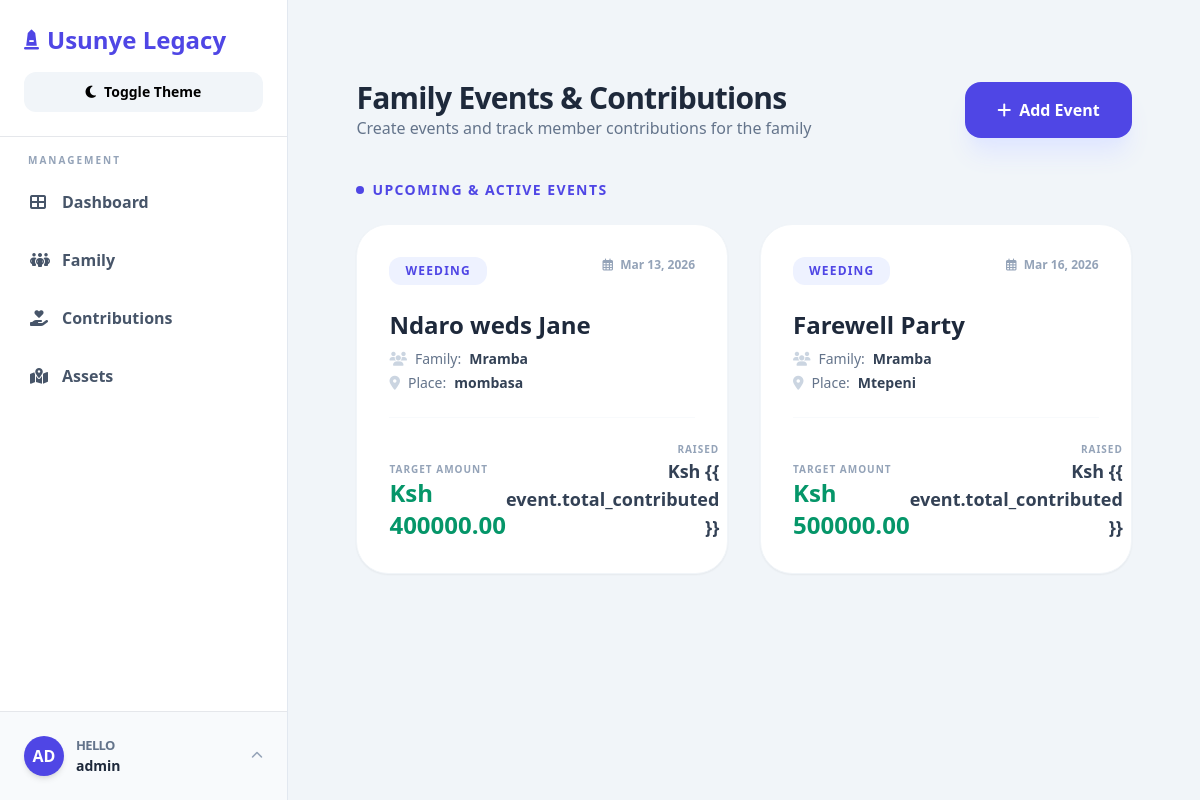
/event/ (signed in), run on an earlier commit of the app's database.
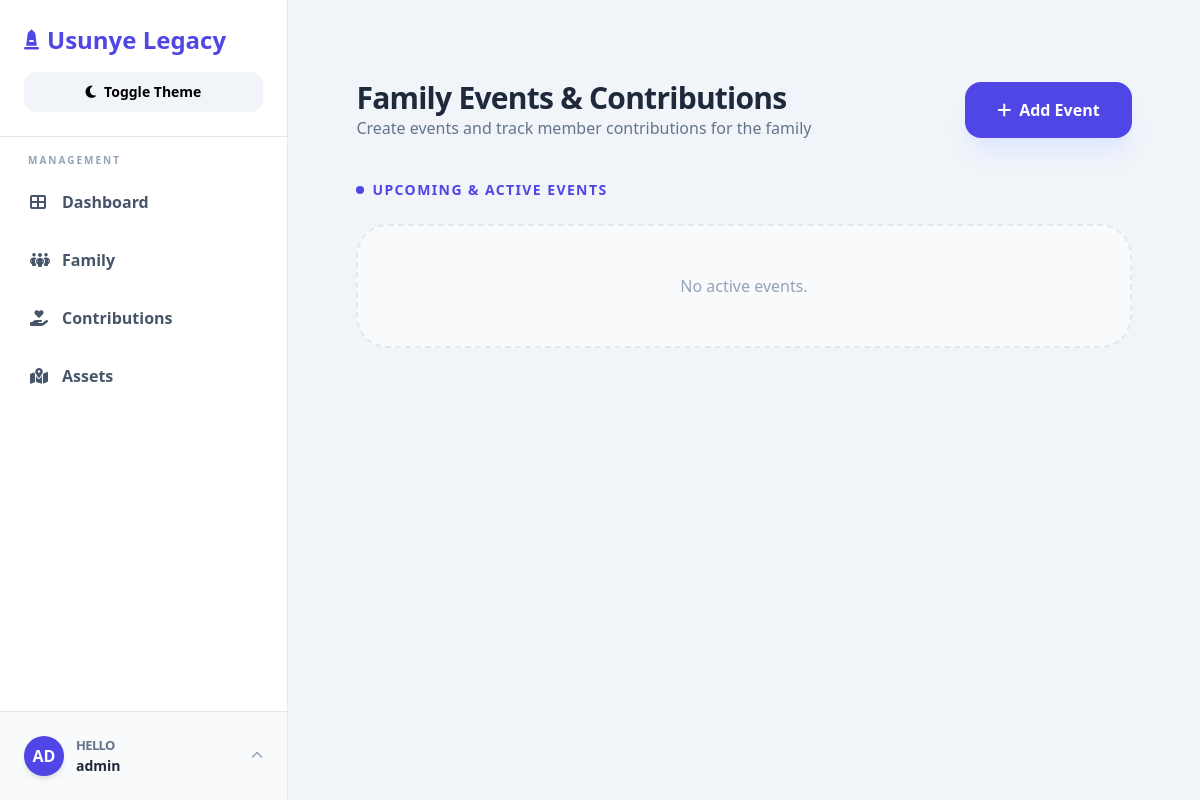
And on a later commit of the database.
### lineage/models.py (models this page shows, shortened)
class Event(models.Model):
    title = models.CharField(max_length=200)
    type = models.ForeignKey(EventType, on_delete=models.SET_NULL, null=True)
    family_name = models.CharField(max_length=200)
    location = models.CharField(max_length=200)
    date = models.DateField()
    goal_amount = models.DecimalField(max_digits=12, decimal_places=2)
    is_active = models.BooleanField(default=True)

class EventType(models.Model):
    name = models.CharField(max_length=100, unique=True)
    def __str__(self):
        return self.name

### lineage/views.py (the view)
# urls.py: path("event/", views.event_list, name="event_list"),
@login_required(login_url="login")
def event_list(request):
    event_form = EventForm()
    events = Event.objects.filter(is_active=True).order_by("date")
    archived_events = Event.objects.filter(is_active=False).order_by("-date")
    return render(
        request,
        "lineage/contributions.html",
        {
            "event_form": event_form,
            "events": events,
            "archived_events": archived_events,
        },
    )

### lineage/templates/lineage/contributions.html (shortened to what the changed rows need)
{% extends 'lineage/base.html' %}
{% block content %}
<div
    class="animate__animated animate__fadeIn space-y-10 max-w-[95%] mx-auto [&_input[type=number]]:[appearance:textfield] [&_input[type=number]::-webkit-outer-spin-button]:appearance-none [&_input[type=number]::-webkit-inner-spin-button]:appearance-none">
    <div class="flex flex-col md:flex-row md:items-center justify-between gap-4">
        <div>
            <h2 class="text-3xl font-black text-slate-800 dark:text-slate-200 tracking-tight">Family Events &
                Contributions</h2>
        </div>
    </div>
    <div>
        <div class="grid grid-cols-1 md:grid-cols-2 xl:grid-cols-3 gap-8">
            {% for event in events %}
            <div class="bg-white dark:bg-slate-900 rounded-[2rem] border border-slate-100 dark:border-slate-700 shadow-sm hover:shadow-2xl hover:-translate-y-1 transition-all duration-300 cursor-pointer group"
                onclick="openEvent('{{ event.id }}')">
                <div class="p-8 space-y-6">
                    <div class="flex justify-between items-start">
                        <span
                            class="px-4 py-1.5 rounded-xl text-xs font-black uppercase tracking-widest
                            {% if event.type == 'Wedding' %}bg-pink-50 text-pink-600 dark:bg-pink-800/20 dark:text-pink-400
                            {% elif event.type == 'Party' %}bg-amber-50 text-amber-600 dark:bg-amber-800/20 dark:text-amber-400
                            {% elif event.type == 'Funeral' %}bg-slate-100 text-slate-700 dark:bg-slate-800/20 dark:text-slate-300
                            {% else %}bg-indigo-50 text-indigo-600 dark:bg-indigo-800/20 dark:text-indigo-400{% endif %}">
                            {{ event.type }}
                        </span>
                        <span class="text-xs font-bold text-slate-400 dark:text-slate-300"><i
                                class="far fa-calendar-alt mr-1"></i> {{ event.date|date:"M d, Y" }}</span>
                    </div>
                    <div>
                        <h3
                            class="text-2xl font-black text-slate-800 dark:text-slate-200 group-hover:text-indigo-600 dark:group-hover:text-indigo-400 transition-colors">
                            {{ event.title }}</h3>
                        <div class="mt-2 space-y-1">
                            <p class="text-sm text-slate-500 dark:text-slate-400 flex items-center gap-2"><i
                                    class="fas fa-users text-slate-300 dark:text-slate-600"></i> Family: <span
                                    class="font-semibold text-slate-700 dark:text-slate-200">
                                    {{event.family_name}}</span></p>
                            <p class="text-sm text-slate-500 dark:text-slate-400 flex items-center gap-2"><i
                                    class="fas fa-map-marker-alt text-slate-300 dark:text-slate-600"></i> Place: <span
                                    class="font-semibold text-slate-700 dark:text-slate-200">{{ event.location }}</span>
                            </p>
                        </div>
                    </div>
                    <div class="flex justify-between items-end pt-6 border-t border-slate-50 dark:border-slate-700">
                        <div>
                            <p
                                class="text-[10px] text-slate-400 dark:text-slate-500 uppercase font-black tracking-widest">
                                Target Amount</p>
                            <p class="text-2xl font-black text-emerald-600">Ksh {{ event.goal_amount }}</p>
                        </div>
                        <div class="text-right">
                            <p
                                class="text-[10px] text-slate-400 dark:text-slate-500 uppercase font-black tracking-widest">
                                Raised</p>
                            <p class="text-lg font-bold text-slate-700 dark:text-slate-200">Ksh {{
                                event.total_contributed }}</p>
                        </div>
                    </div>
                </div>
            </div>
            {% empty %}
            <div
                class="col-span-full py-12 text-center bg-slate-50 dark:bg-slate-800 rounded-[2rem] border-2 border-dashed border-slate-200 dark:border-slate-700">
                <p class="text-slate-400 dark:text-slate-500 font-medium">No active events.</p>
            </div>
            {% endfor %}
        </div>
    </div>
</div>
{% endblock %}

What changed in the data, as far as the page shows it:
removed Event: type "WEEDING", date "Mar 13, 2026", title "Ndaro weds Jane", family_name "Mramba", location "mombasa", goal_amount "400000.00"
removed Event: type "WEEDING", date "Mar 16, 2026", title "Farewell Party", family_name "Mramba", location "Mtepeni", goal_amount "500000.00"
Also different on the page:
text now shown: "No active events."
